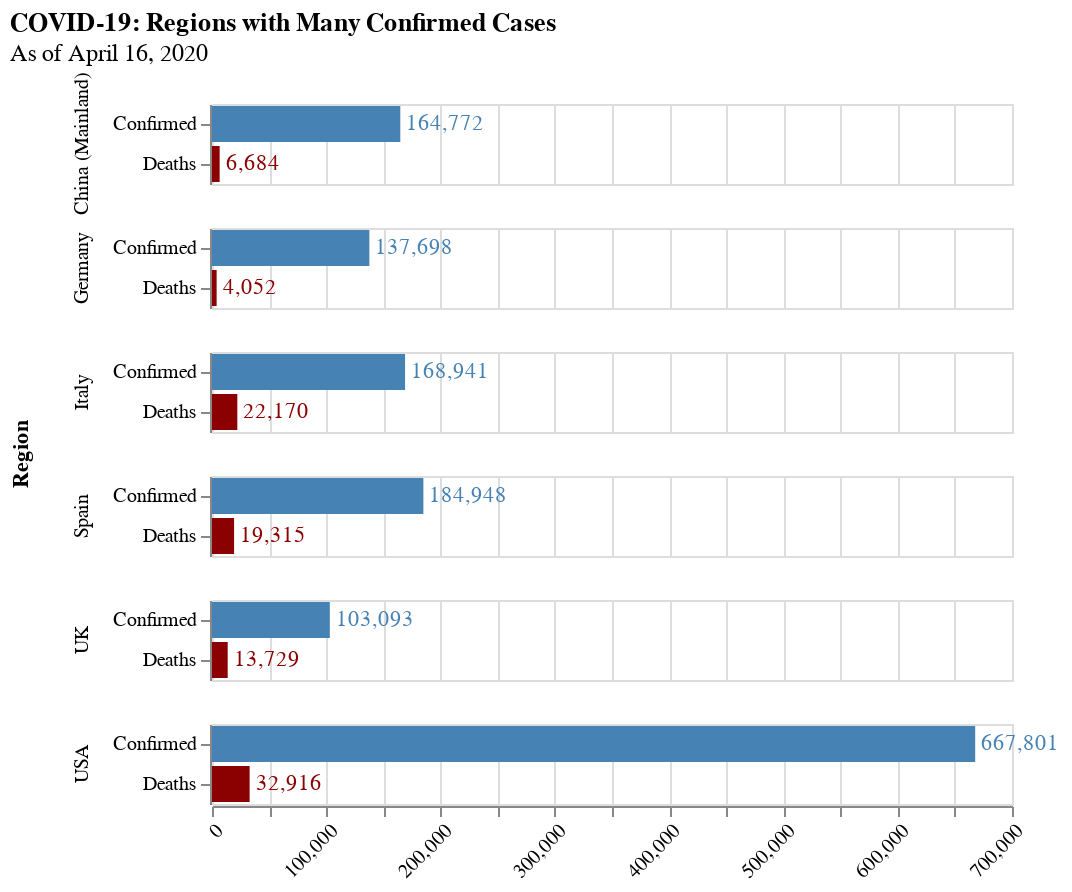

The notebook cell saved with this chart:
### Code cell
# Confirmed and Deaths, Large Regions
regions_large = Places([china, usa, italy, germany, spain, uk])
plot_group_qtys(regions_large, 'COVID-19: Regions with Many Confirmed Cases')

### Figure 1 — Vega-Lite specification as saved in the notebook (floating-point values rounded to 4 significant figures)
{"config": {"view": {"continuousWidth": 400, "continuousHeight": 300}, "axisX": {"labelAngle": -45, "title": null}, "axisY": {"title": null}}, "data": {"name": "data-39d4d614e23c91a5f904801eda54819e"}, "facet": {"row": {"type": "nominal", "field": "Region"}}, "spec": {"layer": [{"mark": "bar", "encoding": {"color": {"type": "nominal", "field": "Case Type", "legend": null, "scale": {"range": ["steelblue", "darkred"]}}, "x": {"type": "quantitative", "field": "Count"}, "y": {"type": "nominal", "field": "Case Type"}}}, {"mark": {"type": "text", "align": "left", "baseline": "middle", "dx": 3}, "encoding": {"color": {"type": "nominal", "field": "Case Type", "legend": null, "scale": {"range": ["steelblue", "darkred"]}}, "text": {"type": "quantitative", "field": "Count", "format": ","}, "x": {"type": "quantitative", "field": "Count"}, "y": {"type": "nominal", "field": "Case Type"}}}]}, "title": {"text": "COVID-19: Regions with Many Confirmed Cases", "subtitle": "As of April 16, 2020"}, "$schema": "https://vega.github.io/schema/vega-lite/v4.8.1.json", "datasets": {"data-39d4d614e23c91a5f904801eda54819e": [{"Region": "China (Mainland)", "Count": 164772, "Case Type": "Confirmed"}, {"Region": "China (Mainland)", "Count": 6684, "Case Type": "Deaths"}, {"Region": "USA", "Count": 667801, "Case Type": "Confirmed"}, {"Region": "USA", "Count": 32916, "Case Type": "Deaths"}, {"Region": "Italy", "Count": 168941, "Case Type": "Confirmed"}, {"Region": "Italy", "Count": 22170, "Case Type": "Deaths"}, {"Region": "Germany", "Count": 137698, "Case Type": "Confirmed"}, {"Region": "Germany", "Count": 4052, "Case Type": "Deaths"}, {"Region": "Spain", "Count": 184948, "Case Type": "Confirmed"}, {"Region": "Spain", "Count": 19315, "Case Type": "Deaths"}, {"Region": "UK", "Count": 103093, "Case Type": "Confirmed"}, {"Region": "UK", "Count": 13729, "Case Type": "Deaths"}]}}
